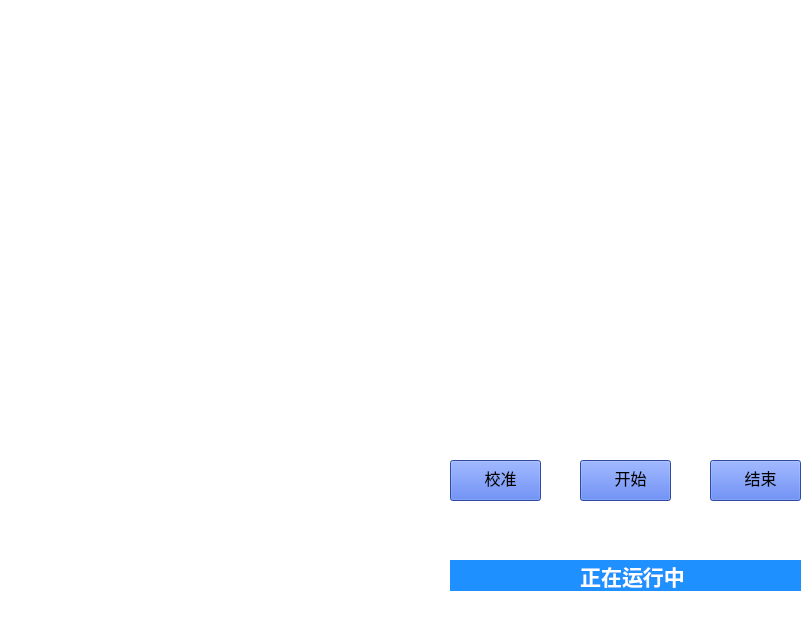
                     <widget class="QWidget" name="page_home">
                      <property name="styleSheet">
                       <string notr="true">background-color:#FFFFFF</string>
                      </property>
                      <widget class="QLabel" name="label_2">
                       <property name="geometry">
                        <rect>
                         <x>450</x>
                         <y>-10</y>
                         <width>351</width>
                         <height>491</height>
                        </rect>
                       </property>
                       <property name="styleSheet">
                        <string notr="true">image:url(:/images/images/images/solar_panel06.png)</string>
                       </property>
                       <property name="text">
                        <string/>
                       </property>
                      </widget>
                      <widget class="QLabel" name="label_3">
                       <property name="geometry">
                        <rect>
                         <x>30</x>
                         <y>260</y>
                         <width>311</width>
                         <height>371</height>
                        </rect>
                       </property>
                       <property name="styleSheet">
                        <string notr="true">image:url(:/images/images/images/vhx.png)</string>
                       </property>
                       <property name="text">
                        <string/>
                       </property>
                      </widget>
                      <widget class="QPushButton" name="pushButton_2">
                       <property name="geometry">
                        <rect>
                         <x>450</x>
                         <y>460</y>
                         <width>91</width>
                         <height>41</height>
                        </rect>
                       </property>
                       <property name="font">
                        <font>
                         <family>微软雅黑</family>
                         <pointsize>12</pointsize>
                         <italic>false</italic>
                         <bold>false</bold>
                        </font>
                       </property>
                       <property name="styleSheet">
                        <string notr="true">background-image:url(:/icons/images/icons/cil-cursor-move.png);
background-origin: content;
background-position: left center;
padding-top: 8px;
padding-left:10px;
background-repeat: no-repeat;
background-color: #4169E1;
text-align:bottom;
padding-bottom:10px</string>
                       </property>
                       <property name="text">
                        <string>校准</string>
                       </property>
                      </widget>
                      <widget class="QLabel" name="label_4">
                       <property name="geometry">
                        <rect>
                         <x>-20</x>
                         <y>20</y>
                         <width>461</width>
                         <height>181</height>
                        </rect>
                       </property>
                       <property name="styleSheet">
                        <string notr="true">image:url(:/images/images/images/companyLogo.png)</string>
                       </property>
                       <property name="text">
                        <string/>
                       </property>
                      </widget>
                      <widget class="QPushButton" name="startButton">
                       <property name="geometry">
                        <rect>
                         <x>580</x>
                         <y>460</y>
                         <width>91</width>
                         <height>41</height>
                        </rect>
                       </property>
                       <property name="font">
                        <font>
                         <family>微软雅黑</family>
                         <pointsize>12</pointsize>
                        </font>
                       </property>
                       <property name="styleSheet">
                        <string notr="true">background-image:url(:/icons/images/icons/cil-media-play.png);
background-origin: content;
background-position: left center;
padding-top: 8px;
padding-left:10px;
background-repeat: no-repeat;
background-color: #4169E1;
text-align:bottom;
padding-bottom:10px</string>
                       </property>
                       <property name="text">
                        <string>开始</string>
                       </property>
                      </widget>
                      <widget class="QPushButton" name="pushButton_4">
                       <property name="geometry">
                        <rect>
                         <x>710</x>
                            <y>460</y>
                         <width>91</width>
                         <height>41</height>
                        </rect>
                       </property>
                       <property name="font">
                        <font>
                         <family>微软雅黑</family>
                         <pointsize>12</pointsize>
                        </font>
                       </property>
                       <property name="styleSheet">
                        <string notr="true">background-image:url(:/icons/images/icons/cil-media-stop.png);
background-origin: content;
background-position: left center;
padding-top: 8px;
padding-left:10px;
background-repeat: no-repeat;
background-color: #4169E1;
text-align:bottom;
padding-bottom:10px</string>
                       </property>
                       <property name="text">
                        <string>结束</string>
                       </property>
                      </widget>
                      <widget class="QLabel" name="label_5">
                       <property name="geometry">
                        <rect>
                         <x>450</x>
                         <y>560</y>
                         <width>351</width>
                         <height>31</height>
                        </rect>
                       </property>
                       <property name="font">
                        <font>
                         <family>微软雅黑</family>
                         <pointsize>11</pointsize>
                        </font>
                       </property>
                       <property name="styleSheet">
                        <string notr="true">background-color: 		#1E90FF;
text-align:center;
padding-left:10px
</string>
                       </property>
                       <property name="text">
                        <string>&lt;html&gt;&lt;head/&gt;&lt;body&gt;&lt;p align=&quot;center&quot;&gt;&lt;span style=&quot; font-size:16pt; font-weight:700;color:white;&quot;&gt;正在运行中&lt;/span&gt;&lt;/p&gt;&lt;/body&gt;&lt;/html&gt;</string>
                       </property>
                      </widget>
                      <zorder>label_2</zorder>
                      <zorder>label_4</zorder>
                      <zorder>label_3</zorder>
                      <zorder>pushButton_2</zorder>
                      <zorder>startButton</zorder>
                      <zorder>pushButton_4</zorder>
                      <zorder>label_5</zorder>
                     </widget>
